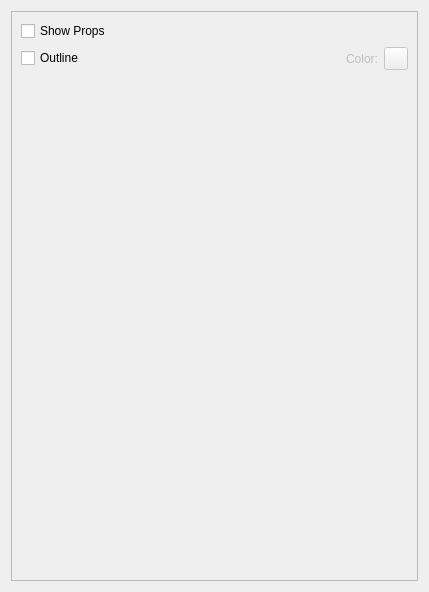
<?xml version="1.0" encoding="UTF-8"?>
<ui version="4.0">
 <class>PropsView</class>
 <widget class="QWidget" name="PropsView">
  <property name="geometry">
   <rect>
    <x>0</x>
    <y>0</y>
    <width>429</width>
    <height>592</height>
   </rect>
  </property>
  <property name="windowTitle">
   <string>Props</string>
  </property>
  <layout class="QVBoxLayout" name="verticalLayout">
   <item>
    <widget class="QScrollArea" name="scrollArea">
     <property name="widgetResizable">
      <bool>true</bool>
     </property>
     <widget class="QWidget" name="scrollAreaWidgetContents">
      <property name="geometry">
       <rect>
        <x>0</x>
        <y>0</y>
        <width>409</width>
        <height>572</height>
       </rect>
      </property>
      <layout class="QVBoxLayout" name="verticalLayout_2">
       <item>
        <widget class="QCheckBox" name="ShowProps">
         <property name="text">
          <string>Show Props</string>
         </property>
        </widget>
       </item>
       <item>
        <layout class="QHBoxLayout" name="horizontalLayout">
         <item>
          <widget class="QCheckBox" name="Outline">
           <property name="text">
            <string>Outline</string>
           </property>
          </widget>
         </item>
         <item>
          <widget class="QLabel" name="label">
           <property name="enabled">
            <bool>false</bool>
           </property>
           <property name="text">
            <string>Color:</string>
           </property>
           <property name="alignment">
            <set>Qt::AlignmentFlag::AlignRight|Qt::AlignmentFlag::AlignTrailing|Qt::AlignmentFlag::AlignVCenter</set>
           </property>
          </widget>
         </item>
         <item>
          <widget class="ColorPicker" name="OutlineColor">
           <property name="enabled">
            <bool>false</bool>
           </property>
           <property name="text">
            <string/>
           </property>
          </widget>
         </item>
        </layout>
       </item>
       <item>
        <spacer name="verticalSpacer">
         <property name="orientation">
          <enum>Qt::Orientation::Vertical</enum>
         </property>
         <property name="sizeHint" stdset="0">
          <size>
           <width>20</width>
           <height>40</height>
          </size>
         </property>
        </spacer>
       </item>
      </layout>
     </widget>
    </widget>
   </item>
  </layout>
 </widget>
 <customwidgets>
  <customwidget>
   <class>ColorPicker</class>
   <extends>QToolButton</extends>
   <header>RWESharpWidgets.h</header>
  </customwidget>
 </customwidgets>
 <resources/>
 <connections>
  <connection>
   <sender>Outline</sender>
   <signal>toggled(bool)</signal>
   <receiver>label</receiver>
   <slot>setEnabled(bool)</slot>
   <hints>
    <hint type="sourcelabel">
     <x>138</x>
     <y>60</y>
    </hint>
    <hint type="destinationlabel">
     <x>341</x>
     <y>59</y>
    </hint>
   </hints>
  </connection>
  <connection>
   <sender>Outline</sender>
   <signal>toggled(bool)</signal>
   <receiver>OutlineColor</receiver>
   <slot>setEnabled(bool)</slot>
   <hints>
    <hint type="sourcelabel">
     <x>74</x>
     <y>59</y>
    </hint>
    <hint type="destinationlabel">
     <x>395</x>
     <y>56</y>
    </hint>
   </hints>
  </connection>
 </connections>
</ui>
